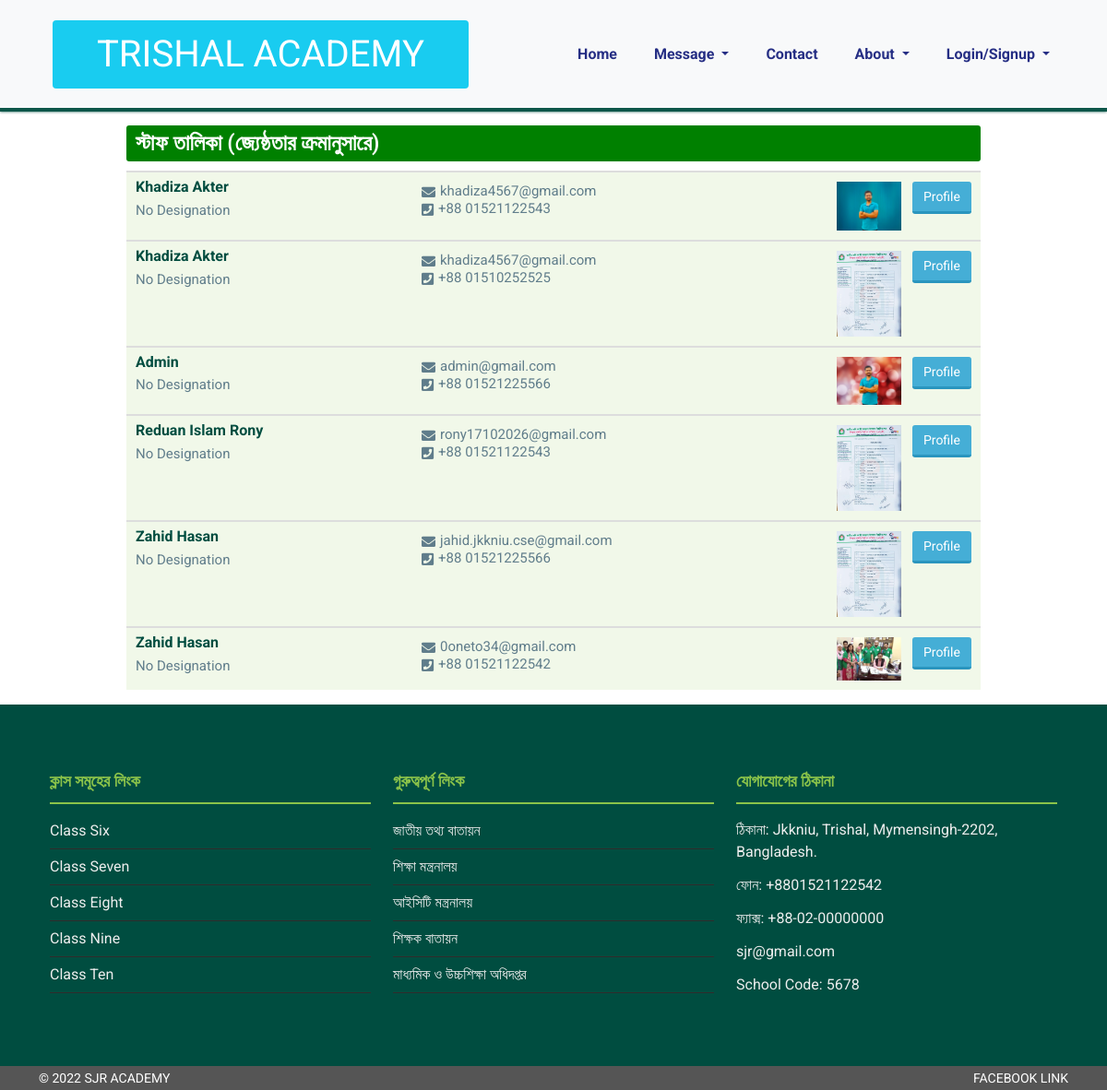
Page /information/staff.php on the committed database.
### tables this page shows
CREATE TABLE `employees` (
  `id` int(11) NOT NULL,
  `name` varchar(100) NOT NULL,
  `phone` varchar(50) NOT NULL,
  `email` varchar(50) NOT NULL,
  `designation` int(11) NOT NULL,
  `class` int(11) NOT NULL,
  `subject` varchar(100) NOT NULL,
  `join_date` date NOT NULL,
  `cv` varchar(50) NOT NULL DEFAULT 'default.pdf',
  `photo` varchar(50) NOT NULL DEFAULT 'default.jpg',
  `category` int(11) NOT NULL
);

### information/staff.php (the view)
<?php
require '../dashboard/header.php';
$designationQry="SELECT * FROM designations ORDER BY value DESC";
$designations=mysqli_query($db_connect, $designationQry);
$idToDesgnation= array();
foreach($designations as $designation){
    $did=$designation['id'];
    $idToDesgnation[$did]=$designation['designation_name'];
}
$categoryQry="SELECT * FROM employee_categories";
$categories=mysqli_query($db_connect, $categoryQry);
$idToCategory= array();
foreach($categories as $category){
    $cid=$category['id'];
    $idToCategory[$cid]=$category['category_name'];
}
?>
<section class="mt-3 mb-3">
    <div class="container">
        <div class="row">
            <div class="col-lg-1"></div>
            <div class="col-lg-10">
                 <div class="about-right">
                     <div class="about-right-head">
                         <h3 style="background-color: green;"> স্টাফ তালিকা (জ্যেষ্ঠতার ক্রমানুসারে)</h3>
                     </div>
                     <div class="about-right-body">
                        <?php foreach($designations as $designation){
                             $designationId=$designation['id'];
                             $memberQry="SELECT * FROM employees WHERE designation='$designationId' ORDER BY join_date";
                             $members=mysqli_query($db_connect, $memberQry);
                             foreach($members as $member){
                                 $categoryId=$member['category'];
                                 if($idToCategory[$categoryId]=="Staff"){
                                 ?>
                                <div class="about-right-item">
                                    <div class="row">
                                        <div class="col-lg-4 col-sm-12">
                                            <div class="section-A">
                                                <h3><?=$member['name']?></h3>
                                                <p class="mt-2"><?=$idToDesgnation[$member['designation']]?></p>
                                            </div>
                                        </div>
                                        <div class="col-lg-4 col-sm-12">
                                            <div class="section-B">
                                                <p><i class="fas fa-envelope"></i><?=$member['email']?></p>
                                                <p><i class="fa fa-phone-square" aria-hidden="true"></i><?="+88 ".$member['phone']?></p>
                                            </div>
                                        </div>
                                        <div class="col-lg-4 extra1">
                                            <div class="section-C">
                                                <img src="../admin/uploads/photo/<?=$member['photo']?>" width="70" alt="">
                                                <a href="#">Profile</a>
                                            </div>
                                        </div>
                                    </div>
                                </div>
                            <?php }
                             }
                            }
                        ?>
                     </div>
                 </div>
             </div>
             <div class="col-lg-1"></div>
        </div>
    </div>
</section>
<?php
require '../dashboard/footer.php';
?>

### css/style.css (style rules this page uses)
* { padding: 0; margin: 0; outline: 0; box-sizing: border-box; }
body { background: #fff; font-family: 'Roboto', sans-serif; font-weight: 400; line-height: 26px; }
a { text-decoration: none; }
h1, h2, h3, h4, h5, h6, p { line-height: .8; }
.h1, .h2, .h3, .h4, .h5, .h6, h1, h2, h3, h4, h5, h6 { margin-bottom: 0rem; }
p { margin-top: 0; margin-bottom: 0rem; }

### css/about.css (style rules this page uses)
* { padding: 0; margin: 0; outline: 0; }
a { text-decoration: none; }
.h1, .h2, .h3, .h4, .h5, .h6, h1, h2, h3, h4, h5, h6 { margin-top: 0; margin-bottom: 0rem; }
p { margin-top: 0; margin-bottom: 0rem; }
.about-right-head h3 { color: #fff; padding: 10px; background: #263238; border-radius: 3px; font-weight: 600; font-family: 'Roboto', sans-serif; font-size: 24px; margin-bottom: 10px; }
.about-right-item { border-top: 2px solid #ddd; background-color: #F1F8E9; padding: 10px; transition: .3s; }
.section-A h3 { font-size: 16px; color: #004D40; font-weight: 700; font-family: 'Roboto', sans-serif; }
.section-A p { font-family: 'Roboto', sans-serif; font-weight: 400; font-size: 15px; color: #607D8B; padding-top: 4px; }
.section-B p { font-family: 'Roboto', sans-serif; font-weight: 400; font-size: 15px; color: #607D8B; padding-top: 4px; }
.section-B p i { padding-right: 5px; vertical-align: middle; }
.extra1 { display: flex; justify-content: right; }
.section-C a { vertical-align: top; background: #45aed6; border-width: 0; border-bottom: 3px solid #2a95be; border-radius: 3px; display: inline-block; padding: 6px 12px; font-size: 14px; font-weight: 400; line-height: 1.42857143; text-align: center; white-space: nowrap; font-family: 'Roboto', sans-serif; cursor: pointer; color: #fff; transition: .4s; margin-left: 8px; }

### css/contact.css (style rules this page uses)
* { padding: 0; margin: 0; outline: 0; }
a { text-decoration: none; }
p { margin-top: 0; margin-bottom: 0rem; }
.h1, .h2, .h3, .h4, .h5, .h6, h1, h2, h3, h4, h5, h6 { margin-top: 0; margin-bottom: 0rem; }

### rows in the picture
employees: name "Khadiza Akter", designation "No Designation", email "khadiza4567@gmail.com", phone "01521122543", photo (picture)
employees: name "Khadiza Akter", designation "No Designation", email "khadiza4567@gmail.com", phone "01510252525", photo (picture)
employees: name "Admin", designation "No Designation", email "admin@gmail.com", phone "01521225566", photo (picture)
employees: name "Reduan Islam Rony", designation "No Designation", email "rony17102026@gmail.com", phone "01521122543", photo (picture)
employees: name "Zahid Hasan", designation "No Designation", email "jahid.jkkniu.cse@gmail.com", phone "01521225566", photo (picture)
employees: name "Zahid Hasan", designation "No Designation", email "0oneto34@gmail.com", phone "01521122542", photo (picture)
